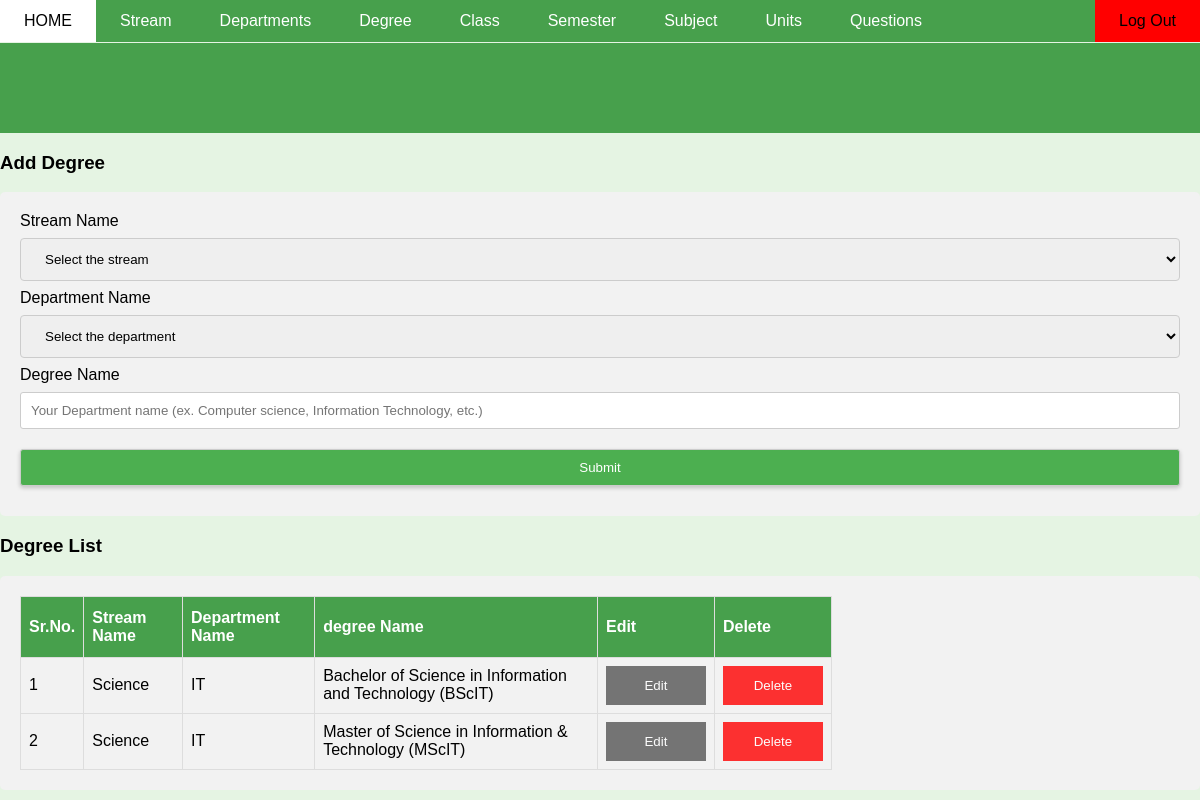
The app's page /admin/degree/degree.php with its own data.
### tables this page shows
CREATE TABLE `degree` (
  `id` int(11) NOT NULL,
  `stream_id` int(11) NOT NULL,
  `departments_id` int(11) NOT NULL,
  `degree_name` varchar(255) NOT NULL
);

CREATE TABLE `stream` (
  `id` int(11) NOT NULL,
  `stream_name` varchar(255) NOT NULL
);

CREATE TABLE `departments` (
  `id` int(11) NOT NULL,
  `stream_id` int(11) NOT NULL,
  `dept_name` varchar(255) NOT NULL
);

### includes/functions.php (called while the page is built, shortened)
<?php
function fetchData($parameters)
{
    global $db;
    $tables = array(
        'stream',
        'departments',
        'degree',
        'class',
        'semester',
        'subjects',
        'units',
        'fill_in_the_blank_based_question',
        'five_marks_question',
        'four_marks_question',
        'mcq_based_question',
        'one_marks_question',
        'question_paper_formate',
        'total_main_question',
        'total_submain_question',
        'total_sub_question'
    );
    $table = isset($parameters['table']) ? $parameters['table'] : "";
    $condition = isset($parameters['condition']) ? $parameters['condition'] : "";
    if (!empty($table) && in_array($table, $tables)) {
        $sql = "SELECT * FROM $table $condition";
        $result_set = $db->query($sql);
        if ($result_set->rowCount()) {
            return $result_set->fetchAll(PDO::FETCH_ASSOC);
        } else {
            return false;
        }
    } else {
        return false;
    }
}
?>

### admin/degree/degree.php (the view, shortened to what this page needs)
<?php
	require_once($_SERVER['DOCUMENT_ROOT'].'/admin/header/admin_header.php');
?>
<div>
	<div class="view_error_message">
	</div>
	<div class="row">
		<div class="col-sm-12">
				<h3 class="heading-name">Add Degree</h3>
				<div class="div-form">
					<form action="<?php echo htmlspecialchars($_SERVER['PHP_SELF']); ?>" method="POST">
						<label for="stream_id">Stream Name</label>
						<select id="stream_id" name="stream_id" required>
							<option value="">Select the stream</option>
							<?php if($streams = fetchData(array('table'=>'stream','condition'=>''))): ?>
								<?php foreach($streams as $stream): ?>
									<option value="<?php echo $stream['id']; ?>"><?php echo $stream['stream_name']; ?></option>
								<?php endforeach; ?>
							<?php endif; ?>
						</select>
						<label for="departments_id">Department Name</label>
						<select id="departments_id" name="departments_id" required>
							<option value="">Select the department</option>
							<?php if($departments = fetchData(array('table'=>'departments','condition'=>''))): ?>
								<?php foreach($departments as $department): ?>
									<option value="<?php echo $department['id']; ?>"><?php echo $department['dept_name']; ?></option>
								<?php endforeach; ?>
							<?php endif; ?>
						</select>
						<label for="degree_name">Degree Name</label>
						<input type="text" class="input-text" id="degree_name" name="degree_name" placeholder="Your Department name (ex. Computer science, Information Technology, etc.)" required>
						<input type="submit" class="input-submit" value="Submit" id="submit" name="submit">
					</form>
				</div>
				<h3 class="heading-name">Degree List</h3>
				<div class="div-form">
					<?php if($degrees = fetchData(array('table'=>'degree', 'condition'=>''))): ?>
						<table id="table_structure">
							<tr>
								<th>Sr.No.</th>
								<th>Stream Name</th>
								<th>Department Name</th>
								<th>degree Name</th>
								<th>Edit</th>
								<th>Delete</th>
							</tr>
							<?php $count=1; foreach($degrees as $degree): ?>
								<tr>
									<td><?php echo $count; ?></td>
									<?php if($streams = fetchData(array('table'=>'stream', 'condition'=>'WHERE id = '.$degree['stream_id']))): ?>
										<?php foreach($streams as $stream): ?>
											<td><?php echo $stream['stream_name']; ?></td>
										<?php endforeach; ?>
									<?php endif; ?>
									<?php if($departments = fetchData(array('table'=>'departments', 'condition'=>'WHERE id = '.$degree['departments_id']))): ?>
										<?php foreach($departments as $department): ?>
											<td><?php echo $department['dept_name']; ?></td>
										<?php endforeach; ?>
									<?php endif; ?>
									<td><?php echo $degree['degree_name']; ?></td>
									<td><button class="open-button" onclick="openForm(<?php echo $degree['id']; ?>)">Edit</button></td>
									<td><a href="/admin/delete_row.php?id=<?php echo $degree['id'].'&from=degree&calling_script='.$_SERVER['PHP_SELF']; ?>"><button style="background-color:red;" class="open-button">Delete</button></a></td>
								</tr>
							<?php $count++; endforeach; ?>
						</table>
					<?php endif; ?>
				</div>
		</div>
	</div>
</div>

### assets/css/custom.css (style rules this page uses)
.input-text, select { width: 100%; padding: 12px 20px; margin: 8px 0; display: inline-block; border: 1px solid #ccc; border-radius: 4px; box-sizing: border-box; }
.input-submit { display: block; margin: 0 auto; text-align: center; background-color: #47a04c; color: white; padding: 10px 20px; margin-top: 10px; border: none; border-radius: 10px; box-shadow: 0px 2px 4px rgba(0, 0, 0, 0.2); cursor: pointer; }
.div-form { border-radius: 5px; background-color: #f2f2f2; padding: 20px; }
.view_error_message { margin-top: 43px; width: 100%; height: 90px; background-color: #47a04c; color: white; }
#table_structure { font-family: "Trebuchet MS", Arial, Helvetica, sans-serif; border-collapse: collapse; width: 70%; }
#table_structure td, #table_structure th { border: 1px solid #ddd; padding: 8px; }
#table_structure tr:nth-child(even) { background-color: #f2f2f2; }
#table_structure th { padding-top: 12px; padding-bottom: 12px; text-align: left; background-color: #47a04c; color: white; }
.open-button { background-color: #555; color: white; padding: 12px 12px; border: none; cursor: pointer; opacity: 0.8; width: 100px; }

### includes/header.php (style rules this page uses)
body { font-family: Arial, sans-serif; background-color: #E5F4E3; margin: 0; padding: 0; }
input[type="text"], input[type="password"], input[type="submit"] { width: 100%; padding: 10px; margin-bottom: 10px; border: 1px solid #ccc; border-radius: 3px; }
input[type="submit"] { background-color: #4CAF50; color: #fff; cursor: pointer; }

### records on screen
degree: degree_name "Bachelor of Science in Information and Technology (BScIT)"
stream: stream_name "Science"
departments: dept_name "IT"
degree: degree_name "Master of Science in Information & Technology (MScIT)"
